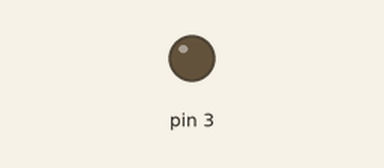
A sketch run on a simulated Arduino Uno, built with avr-gcc and run on an emulated ATmega328P. On the bench: output pins drawn as LEDs (lit = HIGH).

Above: at 0.15 s.
Timing chart, 0 to 1.6 s (numbered marks = the images above):
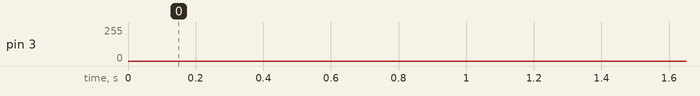

The sketch:

app.ino
```cpp
const int ledWithPWM = 3;

void setup()
{
}

void fadeIn(int ledId, int seconds)
{
  for (int glow = 0; glow <= 255; glow++)
  {
    analogWrite(ledId, glow);
    delay(seconds);
  }
}

void fadeOut(int ledId, int seconds)
{
  for (int glow = 255; glow >= 0; glow--)
  {
    analogWrite(ledId, glow);
    delay(seconds);
  }
}

void loop()
{
  fadeIn(ledWithPWM, 3);
  fadeOut(ledWithPWM, 3);
}
```
